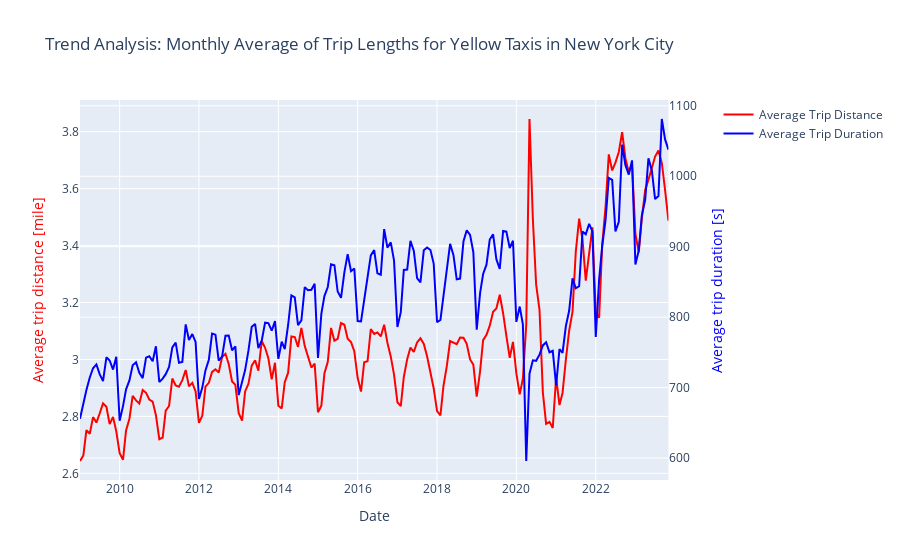
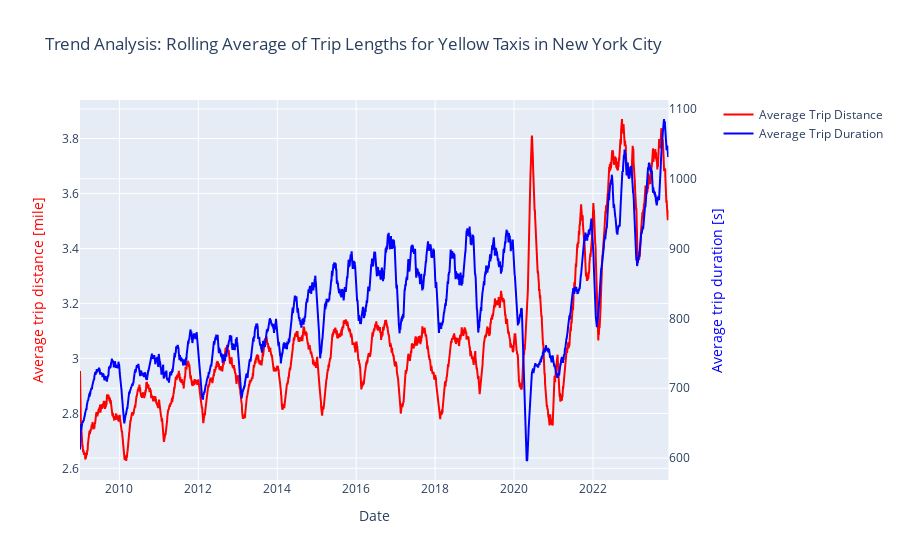

These figures' notebook cell, in order:
### Code cell
try:
    config = ConfigurationManager()
    data_visualization_config = config.get_data_visualization_config()
    data_visualization = DataVisualization(config=data_visualization_config)
    data_visualization.execute_analysis('monthly_average')
    data_visualization.execute_analysis('rolling_average')
    
except Exception as e:
    raise CustomException(e, sys)

### Figure 1 — Plotly figure (JSON) as saved in the notebook; plotly's stock layout.template omitted (floating-point values rounded to 4 significant figures; data arrays with more than 128 entries replaced by an {"elided": "..."} marker saying what was removed)
{"data": [{"line": {"color": "red"}, "name": "Average Trip Distance", "type": "scatter", "x": {"elided": "179 str values"}, "xaxis": "x", "y": {"elided": "179 float values"}, "yaxis": "y"}, {"line": {"color": "blue"}, "name": "Average Trip Duration", "type": "scatter", "x": {"elided": "179 str values"}, "xaxis": "x", "y": {"elided": "179 float values"}, "yaxis": "y2"}], "layout": {"title": {"text": "Trend Analysis: Monthly Average of Trip Lengths for Yellow Taxis in New York City"}, "xaxis": {"anchor": "y", "domain": [0, 0.94], "title": {"text": "Date"}}, "yaxis": {"anchor": "x", "domain": [0, 1], "title": {"font": {"color": "red"}, "text": "Average trip distance [mile]"}}, "yaxis2": {"anchor": "x", "overlaying": "y", "side": "right", "title": {"font": {"color": "blue"}, "text": "Average trip duration [s]"}}}}

### Figure 2 — Plotly figure (JSON) as saved in the notebook; plotly's stock layout.template omitted (floating-point values rounded to 4 significant figures; data arrays with more than 128 entries replaced by an {"elided": "..."} marker saying what was removed)
{"data": [{"line": {"color": "red"}, "name": "Average Trip Distance", "type": "scatter", "x": {"elided": "5447 str values"}, "xaxis": "x", "y": {"elided": "5447 float values"}, "yaxis": "y"}, {"line": {"color": "blue"}, "name": "Average Trip Duration", "type": "scatter", "x": {"elided": "5447 str values"}, "xaxis": "x", "y": {"elided": "5447 float values"}, "yaxis": "y2"}], "layout": {"title": {"text": "Trend Analysis: Rolling Average of Trip Lengths for Yellow Taxis in New York City"}, "xaxis": {"anchor": "y", "domain": [0, 0.94], "title": {"text": "Date"}}, "yaxis": {"anchor": "x", "domain": [0, 1], "title": {"font": {"color": "red"}, "text": "Average trip distance [mile]"}}, "yaxis2": {"anchor": "x", "overlaying": "y", "side": "right", "title": {"font": {"color": "blue"}, "text": "Average trip duration [s]"}}}}
